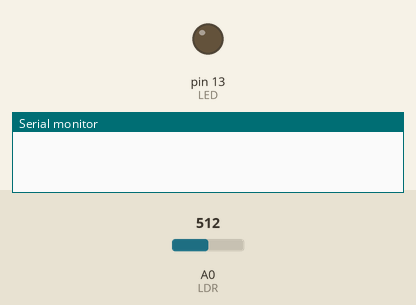
This sketch was run on a simulated Arduino Uno, built with avr-gcc and run on an emulated ATmega328P. On the bench: output pins drawn as LEDs (lit = HIGH), the last lines printed to the serial monitor. Inputs (shaded band) come from the test bench; at power-on: A0 (LDR) = 512.

Above: at 1.2 s.
1.3 s: A0 (LDR) set to 310
2.8 s: A0 (LDR) set to 289
At 4.0 s:
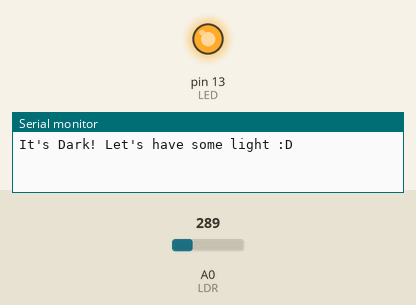
Timing chart, 0 to 5.8 s (numbered marks = the images above; inputs shaded):
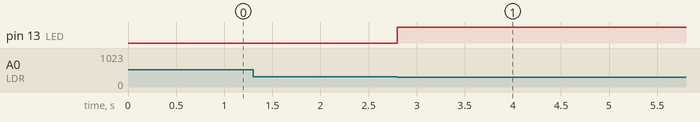

Measured:
- the behaviour switches between 301 and 300 on A0 (LDR) (found by bisection; images 0 and 1)
- after the input at 1.3 s, every drawn part: stays the same
- after the input at 2.8 s, pin 13 (LED): LOW → HIGH at once

The sketch:

main.ino
```cpp
// Light Sensitive LED, Arduino by MohamadKh75
// 2017-07-02
// ********************


const int LED = 13;   //LED is connected to pin 9
const int LDR = A0;   //LDR is connected to pin 9
int LDR_status = analogRead(LDR);
bool is_on = false;   //true = LED is on  -  false = LED is off
bool prev = false;    //true = LED is on  -  false = LED is off

void setup()
{
  Serial.begin(9600);   //Set the serial conncetion to check the result in Serial Monitor
  pinMode(LED, OUTPUT);    //set digital pin as output
  pinMode(LDR, INPUT);   //set analog pin as input
}

void loop()
{
  LDR_status = analogRead(LDR);   //read the LDR status


  if (LDR_status <= 300)    //if it's Dark
    {
    prev = digitalRead(LED);    //read the previous state

    digitalWrite(LED, HIGH);    //turn the LED on
    is_on = true;   //state that LED is on
    }

  else    //so it's Light
    {
    prev = digitalRead(LED);    //read the previous state

    digitalWrite(LED, LOW);   //turn the LED off
    is_on = false;    //state that LED is off
    }


  if (is_on)    //if LED is on
      {
      if(!prev)   //and if previous state is off
        Serial.println("It's Dark! Let's have some light :D");
      }

  else    //if LED is off
      {
      if(prev)    //and if previous state is on
        Serial.println("Enough! LED is off!");
      }
}
```
